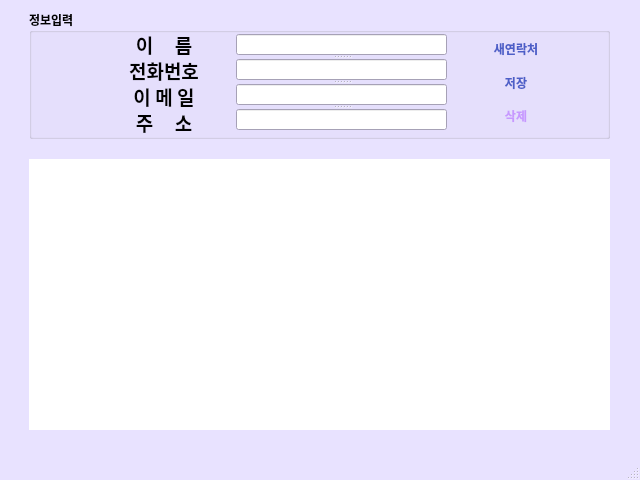
<?xml version="1.0" encoding="UTF-8"?>
<ui version="4.0">
 <class>MainWindow</class>
 <widget class="QMainWindow" name="MainWindow">
  <property name="geometry">
   <rect>
    <x>0</x>
    <y>0</y>
    <width>640</width>
    <height>480</height>
   </rect>
  </property>
  <property name="sizePolicy">
   <sizepolicy hsizetype="Fixed" vsizetype="Fixed">
    <horstretch>0</horstretch>
    <verstretch>0</verstretch>
   </sizepolicy>
  </property>
  <property name="minimumSize">
   <size>
    <width>640</width>
    <height>480</height>
   </size>
  </property>
  <property name="maximumSize">
   <size>
    <width>640</width>
    <height>480</height>
   </size>
  </property>
  <property name="palette">
   <palette>
    <active>
     <colorrole role="WindowText">
      <brush brushstyle="SolidPattern">
       <color alpha="255">
        <red>0</red>
        <green>0</green>
        <blue>0</blue>
       </color>
      </brush>
     </colorrole>
     <colorrole role="Button">
      <brush brushstyle="SolidPattern">
       <color alpha="255">
        <red>102</red>
        <green>99</green>
        <blue>112</blue>
       </color>
      </brush>
     </colorrole>
     <colorrole role="Light">
      <brush brushstyle="SolidPattern">
       <color alpha="255">
        <red>255</red>
        <green>255</green>
        <blue>255</blue>
       </color>
      </brush>
     </colorrole>
     <colorrole role="Midlight">
      <brush brushstyle="SolidPattern">
       <color alpha="255">
        <red>243</red>
        <green>240</green>
        <blue>255</blue>
       </color>
      </brush>
     </colorrole>
     <colorrole role="Dark">
      <brush brushstyle="SolidPattern">
       <color alpha="255">
        <red>116</red>
        <green>113</green>
        <blue>127</blue>
       </color>
      </brush>
     </colorrole>
     <colorrole role="Mid">
      <brush brushstyle="SolidPattern">
       <color alpha="255">
        <red>155</red>
        <green>151</green>
        <blue>170</blue>
       </color>
      </brush>
     </colorrole>
     <colorrole role="Text">
      <brush brushstyle="SolidPattern">
       <color alpha="255">
        <red>0</red>
        <green>0</green>
        <blue>0</blue>
       </color>
      </brush>
     </colorrole>
     <colorrole role="BrightText">
      <brush brushstyle="SolidPattern">
       <color alpha="255">
        <red>255</red>
        <green>255</green>
        <blue>255</blue>
       </color>
      </brush>
     </colorrole>
     <colorrole role="ButtonText">
      <brush brushstyle="SolidPattern">
       <color alpha="255">
        <red>255</red>
        <green>255</green>
        <blue>255</blue>
       </color>
      </brush>
     </colorrole>
     <colorrole role="Base">
      <brush brushstyle="SolidPattern">
       <color alpha="255">
        <red>255</red>
        <green>255</green>
        <blue>255</blue>
       </color>
      </brush>
     </colorrole>
     <colorrole role="Window">
      <brush brushstyle="SolidPattern">
       <color alpha="255">
        <red>232</red>
        <green>226</green>
        <blue>255</blue>
       </color>
      </brush>
     </colorrole>
     <colorrole role="Shadow">
      <brush brushstyle="SolidPattern">
       <color alpha="255">
        <red>0</red>
        <green>0</green>
        <blue>0</blue>
       </color>
      </brush>
     </colorrole>
     <colorrole role="AlternateBase">
      <brush brushstyle="SolidPattern">
       <color alpha="255">
        <red>243</red>
        <green>240</green>
        <blue>255</blue>
       </color>
      </brush>
     </colorrole>
     <colorrole role="ToolTipBase">
      <brush brushstyle="SolidPattern">
       <color alpha="255">
        <red>255</red>
        <green>255</green>
        <blue>220</blue>
       </color>
      </brush>
     </colorrole>
     <colorrole role="ToolTipText">
      <brush brushstyle="SolidPattern">
       <color alpha="255">
        <red>0</red>
        <green>0</green>
        <blue>0</blue>
       </color>
      </brush>
     </colorrole>
     <colorrole role="PlaceholderText">
      <brush brushstyle="SolidPattern">
       <color alpha="128">
        <red>0</red>
        <green>0</green>
        <blue>0</blue>
       </color>
      </brush>
     </colorrole>
    </active>
    <inactive>
     <colorrole role="WindowText">
      <brush brushstyle="SolidPattern">
       <color alpha="255">
        <red>0</red>
        <green>0</green>
        <blue>0</blue>
       </color>
      </brush>
     </colorrole>
     <colorrole role="Button">
      <brush brushstyle="SolidPattern">
       <color alpha="255">
        <red>102</red>
        <green>99</green>
        <blue>112</blue>
       </color>
      </brush>
     </colorrole>
     <colorrole role="Light">
      <brush brushstyle="SolidPattern">
       <color alpha="255">
        <red>255</red>
        <green>255</green>
        <blue>255</blue>
       </color>
      </brush>
     </colorrole>
     <colorrole role="Midlight">
      <brush brushstyle="SolidPattern">
       <color alpha="255">
        <red>243</red>
        <green>240</green>
        <blue>255</blue>
       </color>
      </brush>
     </colorrole>
     <colorrole role="Dark">
      <brush brushstyle="SolidPattern">
       <color alpha="255">
        <red>116</red>
        <green>113</green>
        <blue>127</blue>
       </color>
      </brush>
     </colorrole>
     <colorrole role="Mid">
      <brush brushstyle="SolidPattern">
       <color alpha="255">
        <red>155</red>
        <green>151</green>
        <blue>170</blue>
       </color>
      </brush>
     </colorrole>
     <colorrole role="Text">
      <brush brushstyle="SolidPattern">
       <color alpha="255">
        <red>0</red>
        <green>0</green>
        <blue>0</blue>
       </color>
      </brush>
     </colorrole>
     <colorrole role="BrightText">
      <brush brushstyle="SolidPattern">
       <color alpha="255">
        <red>255</red>
        <green>255</green>
        <blue>255</blue>
       </color>
      </brush>
     </colorrole>
     <colorrole role="ButtonText">
      <brush brushstyle="SolidPattern">
       <color alpha="255">
        <red>255</red>
        <green>255</green>
        <blue>255</blue>
       </color>
      </brush>
     </colorrole>
     <colorrole role="Base">
      <brush brushstyle="SolidPattern">
       <color alpha="255">
        <red>255</red>
        <green>255</green>
        <blue>255</blue>
       </color>
      </brush>
     </colorrole>
     <colorrole role="Window">
      <brush brushstyle="SolidPattern">
       <color alpha="255">
        <red>232</red>
        <green>226</green>
        <blue>255</blue>
       </color>
      </brush>
     </colorrole>
     <colorrole role="Shadow">
      <brush brushstyle="SolidPattern">
       <color alpha="255">
        <red>0</red>
        <green>0</green>
        <blue>0</blue>
       </color>
      </brush>
     </colorrole>
     <colorrole role="AlternateBase">
      <brush brushstyle="SolidPattern">
       <color alpha="255">
        <red>243</red>
        <green>240</green>
        <blue>255</blue>
       </color>
      </brush>
     </colorrole>
     <colorrole role="ToolTipBase">
      <brush brushstyle="SolidPattern">
       <color alpha="255">
        <red>255</red>
        <green>255</green>
        <blue>220</blue>
       </color>
      </brush>
     </colorrole>
     <colorrole role="ToolTipText">
      <brush brushstyle="SolidPattern">
       <color alpha="255">
        <red>0</red>
        <green>0</green>
        <blue>0</blue>
       </color>
      </brush>
     </colorrole>
     <colorrole role="PlaceholderText">
      <brush brushstyle="SolidPattern">
       <color alpha="128">
        <red>0</red>
        <green>0</green>
        <blue>0</blue>
       </color>
      </brush>
     </colorrole>
    </inactive>
    <disabled>
     <colorrole role="WindowText">
      <brush brushstyle="SolidPattern">
       <color alpha="255">
        <red>116</red>
        <green>113</green>
        <blue>127</blue>
       </color>
      </brush>
     </colorrole>
     <colorrole role="Button">
      <brush brushstyle="SolidPattern">
       <color alpha="255">
        <red>102</red>
        <green>99</green>
        <blue>112</blue>
       </color>
      </brush>
     </colorrole>
     <colorrole role="Light">
      <brush brushstyle="SolidPattern">
       <color alpha="255">
        <red>255</red>
        <green>255</green>
        <blue>255</blue>
       </color>
      </brush>
     </colorrole>
     <colorrole role="Midlight">
      <brush brushstyle="SolidPattern">
       <color alpha="255">
        <red>243</red>
        <green>240</green>
        <blue>255</blue>
       </color>
      </brush>
     </colorrole>
     <colorrole role="Dark">
      <brush brushstyle="SolidPattern">
       <color alpha="255">
        <red>116</red>
        <green>113</green>
        <blue>127</blue>
       </color>
      </brush>
     </colorrole>
     <colorrole role="Mid">
      <brush brushstyle="SolidPattern">
       <color alpha="255">
        <red>155</red>
        <green>151</green>
        <blue>170</blue>
       </color>
      </brush>
     </colorrole>
     <colorrole role="Text">
      <brush brushstyle="SolidPattern">
       <color alpha="255">
        <red>116</red>
        <green>113</green>
        <blue>127</blue>
       </color>
      </brush>
     </colorrole>
     <colorrole role="BrightText">
      <brush brushstyle="SolidPattern">
       <color alpha="255">
        <red>255</red>
        <green>255</green>
        <blue>255</blue>
       </color>
      </brush>
     </colorrole>
     <colorrole role="ButtonText">
      <brush brushstyle="SolidPattern">
       <color alpha="255">
        <red>116</red>
        <green>113</green>
        <blue>127</blue>
       </color>
      </brush>
     </colorrole>
     <colorrole role="Base">
      <brush brushstyle="SolidPattern">
       <color alpha="255">
        <red>232</red>
        <green>226</green>
        <blue>255</blue>
       </color>
      </brush>
     </colorrole>
     <colorrole role="Window">
      <brush brushstyle="SolidPattern">
       <color alpha="255">
        <red>232</red>
        <green>226</green>
        <blue>255</blue>
       </color>
      </brush>
     </colorrole>
     <colorrole role="Shadow">
      <brush brushstyle="SolidPattern">
       <color alpha="255">
        <red>0</red>
        <green>0</green>
        <blue>0</blue>
       </color>
      </brush>
     </colorrole>
     <colorrole role="AlternateBase">
      <brush brushstyle="SolidPattern">
       <color alpha="255">
        <red>232</red>
        <green>226</green>
        <blue>255</blue>
       </color>
      </brush>
     </colorrole>
     <colorrole role="ToolTipBase">
      <brush brushstyle="SolidPattern">
       <color alpha="255">
        <red>255</red>
        <green>255</green>
        <blue>220</blue>
       </color>
      </brush>
     </colorrole>
     <colorrole role="ToolTipText">
      <brush brushstyle="SolidPattern">
       <color alpha="255">
        <red>0</red>
        <green>0</green>
        <blue>0</blue>
       </color>
      </brush>
     </colorrole>
     <colorrole role="PlaceholderText">
      <brush brushstyle="SolidPattern">
       <color alpha="128">
        <red>0</red>
        <green>0</green>
        <blue>0</blue>
       </color>
      </brush>
     </colorrole>
    </disabled>
   </palette>
  </property>
  <property name="font">
   <font>
    <family>한컴 말랑말랑 Bold</family>
    <weight>75</weight>
    <bold>true</bold>
   </font>
  </property>
  <property name="windowTitle">
   <string>MainWindow</string>
  </property>
  <widget class="QWidget" name="centralwidget">
   <property name="sizePolicy">
    <sizepolicy hsizetype="Fixed" vsizetype="Fixed">
     <horstretch>0</horstretch>
     <verstretch>0</verstretch>
    </sizepolicy>
   </property>
   <property name="maximumSize">
    <size>
     <width>640</width>
     <height>439</height>
    </size>
   </property>
   <widget class="QWidget" name="verticalLayoutWidget">
    <property name="geometry">
     <rect>
      <x>9</x>
      <y>9</y>
      <width>621</width>
      <height>131</height>
     </rect>
    </property>
    <layout class="QVBoxLayout" name="verticalLayout">
     <property name="leftMargin">
      <number>20</number>
     </property>
     <property name="rightMargin">
      <number>20</number>
     </property>
     <item>
      <widget class="QGroupBox" name="groupBox">
       <property name="sizePolicy">
        <sizepolicy hsizetype="Fixed" vsizetype="Fixed">
         <horstretch>0</horstretch>
         <verstretch>0</verstretch>
        </sizepolicy>
       </property>
       <property name="maximumSize">
        <size>
         <width>581</width>
         <height>129</height>
        </size>
       </property>
       <property name="title">
        <string>정보입력</string>
       </property>
       <widget class="QLabel" name="label">
        <property name="geometry">
         <rect>
          <x>95</x>
          <y>24</y>
          <width>80</width>
          <height>21</height>
         </rect>
        </property>
        <property name="font">
         <font>
          <family>한컴 말랑말랑 Bold</family>
          <pointsize>14</pointsize>
          <weight>75</weight>
          <bold>true</bold>
         </font>
        </property>
        <property name="text">
         <string>이     름</string>
        </property>
        <property name="alignment">
         <set>Qt::AlignCenter</set>
        </property>
       </widget>
       <widget class="QPushButton" name="btnNew">
        <property name="geometry">
         <rect>
          <x>447</x>
          <y>24</y>
          <width>80</width>
          <height>30</height>
         </rect>
        </property>
        <property name="maximumSize">
         <size>
          <width>80</width>
          <height>30</height>
         </size>
        </property>
        <property name="palette">
         <palette>
          <active>
           <colorrole role="Button">
            <brush brushstyle="SolidPattern">
             <color alpha="255">
              <red>121</red>
              <green>140</green>
              <blue>170</blue>
             </color>
            </brush>
           </colorrole>
           <colorrole role="Midlight">
            <brush brushstyle="SolidPattern">
             <color alpha="255">
              <red>214</red>
              <green>214</green>
              <blue>214</blue>
             </color>
            </brush>
           </colorrole>
           <colorrole role="ButtonText">
            <brush brushstyle="SolidPattern">
             <color alpha="255">
              <red>77</red>
              <green>95</green>
              <blue>200</blue>
             </color>
            </brush>
           </colorrole>
           <colorrole role="AlternateBase">
            <brush brushstyle="SolidPattern">
             <color alpha="255">
              <red>235</red>
              <green>235</green>
              <blue>235</blue>
             </color>
            </brush>
           </colorrole>
          </active>
          <inactive>
           <colorrole role="Button">
            <brush brushstyle="SolidPattern">
             <color alpha="255">
              <red>121</red>
              <green>140</green>
              <blue>170</blue>
             </color>
            </brush>
           </colorrole>
           <colorrole role="Midlight">
            <brush brushstyle="SolidPattern">
             <color alpha="255">
              <red>214</red>
              <green>214</green>
              <blue>214</blue>
             </color>
            </brush>
           </colorrole>
           <colorrole role="ButtonText">
            <brush brushstyle="SolidPattern">
             <color alpha="255">
              <red>77</red>
              <green>95</green>
              <blue>200</blue>
             </color>
            </brush>
           </colorrole>
           <colorrole role="AlternateBase">
            <brush brushstyle="SolidPattern">
             <color alpha="255">
              <red>235</red>
              <green>235</green>
              <blue>235</blue>
             </color>
            </brush>
           </colorrole>
          </inactive>
          <disabled>
           <colorrole role="Button">
            <brush brushstyle="SolidPattern">
             <color alpha="255">
              <red>121</red>
              <green>140</green>
              <blue>170</blue>
             </color>
            </brush>
           </colorrole>
           <colorrole role="Midlight">
            <brush brushstyle="SolidPattern">
             <color alpha="255">
              <red>214</red>
              <green>214</green>
              <blue>214</blue>
             </color>
            </brush>
           </colorrole>
           <colorrole role="ButtonText">
            <brush brushstyle="SolidPattern">
             <color alpha="255">
              <red>116</red>
              <green>113</green>
              <blue>127</blue>
             </color>
            </brush>
           </colorrole>
           <colorrole role="AlternateBase">
            <brush brushstyle="SolidPattern">
             <color alpha="255">
              <red>235</red>
              <green>235</green>
              <blue>235</blue>
             </color>
            </brush>
           </colorrole>
          </disabled>
         </palette>
        </property>
        <property name="cursor">
         <cursorShape>CrossCursor</cursorShape>
        </property>
        <property name="text">
         <string>새연락처</string>
        </property>
        <property name="autoDefault">
         <bool>false</bool>
        </property>
        <property name="default">
         <bool>false</bool>
        </property>
        <property name="flat">
         <bool>true</bool>
        </property>
       </widget>
       <widget class="QPushButton" name="btnSave">
        <property name="geometry">
         <rect>
          <x>447</x>
          <y>58</y>
          <width>80</width>
          <height>30</height>
         </rect>
        </property>
        <property name="maximumSize">
         <size>
          <width>80</width>
          <height>30</height>
         </size>
        </property>
        <property name="palette">
         <palette>
          <active>
           <colorrole role="ButtonText">
            <brush brushstyle="SolidPattern">
             <color alpha="255">
              <red>77</red>
              <green>95</green>
              <blue>200</blue>
             </color>
            </brush>
           </colorrole>
          </active>
          <inactive>
           <colorrole role="ButtonText">
            <brush brushstyle="SolidPattern">
             <color alpha="255">
              <red>77</red>
              <green>95</green>
              <blue>200</blue>
             </color>
            </brush>
           </colorrole>
          </inactive>
          <disabled>
           <colorrole role="ButtonText">
            <brush brushstyle="SolidPattern">
             <color alpha="255">
              <red>116</red>
              <green>113</green>
              <blue>127</blue>
             </color>
            </brush>
           </colorrole>
          </disabled>
         </palette>
        </property>
        <property name="cursor">
         <cursorShape>CrossCursor</cursorShape>
        </property>
        <property name="text">
         <string>저장</string>
        </property>
        <property name="flat">
         <bool>true</bool>
        </property>
       </widget>
       <widget class="QPushButton" name="btnDel">
        <property name="geometry">
         <rect>
          <x>447</x>
          <y>91</y>
          <width>80</width>
          <height>30</height>
         </rect>
        </property>
        <property name="maximumSize">
         <size>
          <width>80</width>
          <height>30</height>
         </size>
        </property>
        <property name="palette">
         <palette>
          <active>
           <colorrole role="ButtonText">
            <brush brushstyle="SolidPattern">
             <color alpha="255">
              <red>199</red>
              <green>152</green>
              <blue>255</blue>
             </color>
            </brush>
           </colorrole>
          </active>
          <inactive>
           <colorrole role="ButtonText">
            <brush brushstyle="SolidPattern">
             <color alpha="255">
              <red>199</red>
              <green>152</green>
              <blue>255</blue>
             </color>
            </brush>
           </colorrole>
          </inactive>
          <disabled>
           <colorrole role="ButtonText">
            <brush brushstyle="SolidPattern">
             <color alpha="255">
              <red>116</red>
              <green>113</green>
              <blue>127</blue>
             </color>
            </brush>
           </colorrole>
          </disabled>
         </palette>
        </property>
        <property name="cursor">
         <cursorShape>CrossCursor</cursorShape>
        </property>
        <property name="text">
         <string>삭제</string>
        </property>
        <property name="flat">
         <bool>true</bool>
        </property>
       </widget>
       <widget class="QLabel" name="label_3">
        <property name="geometry">
         <rect>
          <x>95</x>
          <y>50</y>
          <width>80</width>
          <height>21</height>
         </rect>
        </property>
        <property name="font">
         <font>
          <family>한컴 말랑말랑 Bold</family>
          <pointsize>14</pointsize>
          <weight>75</weight>
          <bold>true</bold>
         </font>
        </property>
        <property name="text">
         <string>전화번호</string>
        </property>
        <property name="alignment">
         <set>Qt::AlignCenter</set>
        </property>
       </widget>
       <widget class="QLabel" name="label_4">
        <property name="geometry">
         <rect>
          <x>95</x>
          <y>76</y>
          <width>80</width>
          <height>21</height>
         </rect>
        </property>
        <property name="font">
         <font>
          <family>한컴 말랑말랑 Bold</family>
          <pointsize>14</pointsize>
          <weight>75</weight>
          <bold>true</bold>
         </font>
        </property>
        <property name="text">
         <string>이 메 일</string>
        </property>
        <property name="alignment">
         <set>Qt::AlignCenter</set>
        </property>
       </widget>
       <widget class="QLabel" name="label_5">
        <property name="geometry">
         <rect>
          <x>95</x>
          <y>102</y>
          <width>80</width>
          <height>21</height>
         </rect>
        </property>
        <property name="font">
         <font>
          <family>한컴 말랑말랑 Bold</family>
          <pointsize>14</pointsize>
          <weight>75</weight>
          <bold>true</bold>
         </font>
        </property>
        <property name="text">
         <string>주     소</string>
        </property>
        <property name="alignment">
         <set>Qt::AlignCenter</set>
        </property>
       </widget>
       <widget class="QSplitter" name="splitter">
        <property name="geometry">
         <rect>
          <x>207</x>
          <y>24</y>
          <width>211</width>
          <height>99</height>
         </rect>
        </property>
        <property name="font">
         <font>
          <family>한컴 말랑말랑 Regular</family>
          <pointsize>10</pointsize>
          <weight>50</weight>
          <bold>false</bold>
         </font>
        </property>
        <property name="orientation">
         <enum>Qt::Vertical</enum>
        </property>
        <widget class="QLineEdit" name="txtName">
         <property name="maximumSize">
          <size>
           <width>221</width>
           <height>21</height>
          </size>
         </property>
         <property name="palette">
          <palette>
           <active>
            <colorrole role="Button">
             <brush brushstyle="SolidPattern">
              <color alpha="255">
               <red>85</red>
               <green>85</green>
               <blue>127</blue>
              </color>
             </brush>
            </colorrole>
            <colorrole role="ButtonText">
             <brush brushstyle="SolidPattern">
              <color alpha="255">
               <red>255</red>
               <green>255</green>
               <blue>255</blue>
              </color>
             </brush>
            </colorrole>
           </active>
           <inactive>
            <colorrole role="Button">
             <brush brushstyle="SolidPattern">
              <color alpha="255">
               <red>85</red>
               <green>85</green>
               <blue>127</blue>
              </color>
             </brush>
            </colorrole>
            <colorrole role="ButtonText">
             <brush brushstyle="SolidPattern">
              <color alpha="255">
               <red>255</red>
               <green>255</green>
               <blue>255</blue>
              </color>
             </brush>
            </colorrole>
           </inactive>
           <disabled>
            <colorrole role="Button">
             <brush brushstyle="SolidPattern">
              <color alpha="255">
               <red>85</red>
               <green>85</green>
               <blue>127</blue>
              </color>
             </brush>
            </colorrole>
            <colorrole role="ButtonText">
             <brush brushstyle="SolidPattern">
              <color alpha="255">
               <red>116</red>
               <green>113</green>
               <blue>127</blue>
              </color>
             </brush>
            </colorrole>
           </disabled>
          </palette>
         </property>
         <property name="font">
          <font>
           <family>한컴 말랑말랑 Regular</family>
           <pointsize>10</pointsize>
           <weight>50</weight>
           <bold>false</bold>
          </font>
         </property>
         <property name="inputMethodHints">
          <set>Qt::ImhLatinOnly</set>
         </property>
        </widget>
        <widget class="QLineEdit" name="txtPhone">
         <property name="maximumSize">
          <size>
           <width>221</width>
           <height>21</height>
          </size>
         </property>
         <property name="font">
          <font>
           <family>한컴 말랑말랑 Regular</family>
           <pointsize>10</pointsize>
           <weight>50</weight>
           <bold>false</bold>
          </font>
         </property>
         <property name="inputMethodHints">
          <set>Qt::ImhFormattedNumbersOnly</set>
         </property>
        </widget>
        <widget class="QLineEdit" name="txtEmail">
         <property name="maximumSize">
          <size>
           <width>221</width>
           <height>21</height>
          </size>
         </property>
        </widget>
        <widget class="QLineEdit" name="txtAddr">
         <property name="maximumSize">
          <size>
           <width>221</width>
           <height>21</height>
          </size>
         </property>
        </widget>
       </widget>
      </widget>
     </item>
    </layout>
   </widget>
   <widget class="QWidget" name="verticalLayoutWidget_2">
    <property name="geometry">
     <rect>
      <x>9</x>
      <y>149</y>
      <width>621</width>
      <height>291</height>
     </rect>
    </property>
    <layout class="QVBoxLayout" name="verticalLayout_2">
     <property name="leftMargin">
      <number>20</number>
     </property>
     <property name="topMargin">
      <number>10</number>
     </property>
     <property name="rightMargin">
      <number>20</number>
     </property>
     <property name="bottomMargin">
      <number>10</number>
     </property>
     <item>
      <widget class="QTableWidget" name="tblAddress">
       <property name="sizePolicy">
        <sizepolicy hsizetype="Fixed" vsizetype="Fixed">
         <horstretch>0</horstretch>
         <verstretch>0</verstretch>
        </sizepolicy>
       </property>
       <property name="minimumSize">
        <size>
         <width>581</width>
         <height>271</height>
        </size>
       </property>
       <property name="maximumSize">
        <size>
         <width>581</width>
         <height>271</height>
        </size>
       </property>
       <property name="palette">
        <palette>
         <active>
          <colorrole role="Light">
           <brush brushstyle="SolidPattern">
            <color alpha="255">
             <red>252</red>
             <green>247</green>
             <blue>255</blue>
            </color>
           </brush>
          </colorrole>
          <colorrole role="Midlight">
           <brush brushstyle="SolidPattern">
            <color alpha="255">
             <red>231</red>
             <green>225</green>
             <blue>236</blue>
            </color>
           </brush>
          </colorrole>
          <colorrole role="Text">
           <brush brushstyle="SolidPattern">
            <color alpha="255">
             <red>9</red>
             <green>14</green>
             <blue>33</blue>
            </color>
           </brush>
          </colorrole>
          <colorrole role="BrightText">
           <brush brushstyle="SolidPattern">
            <color alpha="255">
             <red>233</red>
             <green>249</green>
             <blue>255</blue>
            </color>
           </brush>
          </colorrole>
          <colorrole role="ButtonText">
           <brush brushstyle="SolidPattern">
            <color alpha="255">
             <red>188</red>
             <green>183</green>
             <blue>241</blue>
            </color>
           </brush>
          </colorrole>
          <colorrole role="Base">
           <brush brushstyle="SolidPattern">
            <color alpha="255">
             <red>255</red>
             <green>255</green>
             <blue>255</blue>
            </color>
           </brush>
          </colorrole>
          <colorrole role="Highlight">
           <brush brushstyle="SolidPattern">
            <color alpha="255">
             <red>215</red>
             <green>222</green>
             <blue>243</blue>
            </color>
           </brush>
          </colorrole>
          <colorrole role="Link">
           <brush brushstyle="SolidPattern">
            <color alpha="255">
             <red>161</red>
             <green>194</green>
             <blue>255</blue>
            </color>
           </brush>
          </colorrole>
         </active>
         <inactive>
          <colorrole role="Light">
           <brush brushstyle="SolidPattern">
            <color alpha="255">
             <red>252</red>
             <green>247</green>
             <blue>255</blue>
            </color>
           </brush>
          </colorrole>
          <colorrole role="Midlight">
           <brush brushstyle="SolidPattern">
            <color alpha="255">
             <red>231</red>
             <green>225</green>
             <blue>236</blue>
            </color>
           </brush>
          </colorrole>
          <colorrole role="Text">
           <brush brushstyle="SolidPattern">
            <color alpha="255">
             <red>9</red>
             <green>14</green>
             <blue>33</blue>
            </color>
           </brush>
          </colorrole>
          <colorrole role="BrightText">
           <brush brushstyle="SolidPattern">
            <color alpha="255">
             <red>233</red>
             <green>249</green>
             <blue>255</blue>
            </color>
           </brush>
          </colorrole>
          <colorrole role="ButtonText">
           <brush brushstyle="SolidPattern">
            <color alpha="255">
             <red>188</red>
             <green>183</green>
             <blue>241</blue>
            </color>
           </brush>
          </colorrole>
          <colorrole role="Base">
           <brush brushstyle="SolidPattern">
            <color alpha="255">
             <red>255</red>
             <green>255</green>
             <blue>255</blue>
            </color>
           </brush>
          </colorrole>
          <colorrole role="Highlight">
           <brush brushstyle="SolidPattern">
            <color alpha="255">
             <red>215</red>
             <green>222</green>
             <blue>243</blue>
            </color>
           </brush>
          </colorrole>
          <colorrole role="Link">
           <brush brushstyle="SolidPattern">
            <color alpha="255">
             <red>161</red>
             <green>194</green>
             <blue>255</blue>
            </color>
           </brush>
          </colorrole>
         </inactive>
         <disabled>
          <colorrole role="Light">
           <brush brushstyle="SolidPattern">
            <color alpha="255">
             <red>252</red>
             <green>247</green>
             <blue>255</blue>
            </color>
           </brush>
          </colorrole>
          <colorrole role="Midlight">
           <brush brushstyle="SolidPattern">
            <color alpha="255">
             <red>231</red>
             <green>225</green>
             <blue>236</blue>
            </color>
           </brush>
          </colorrole>
          <colorrole role="Text">
           <brush brushstyle="SolidPattern">
            <color alpha="255">
             <red>116</red>
             <green>113</green>
             <blue>127</blue>
            </color>
           </brush>
          </colorrole>
          <colorrole role="BrightText">
           <brush brushstyle="SolidPattern">
            <color alpha="255">
             <red>233</red>
             <green>249</green>
             <blue>255</blue>
            </color>
           </brush>
          </colorrole>
          <colorrole role="ButtonText">
           <brush brushstyle="SolidPattern">
            <color alpha="255">
             <red>116</red>
             <green>113</green>
             <blue>127</blue>
            </color>
           </brush>
          </colorrole>
          <colorrole role="Base">
           <brush brushstyle="SolidPattern">
            <color alpha="255">
             <red>232</red>
             <green>226</green>
             <blue>255</blue>
            </color>
           </brush>
          </colorrole>
          <colorrole role="Highlight">
           <brush brushstyle="SolidPattern">
            <color alpha="255">
             <red>0</red>
             <green>120</green>
             <blue>215</blue>
            </color>
           </brush>
          </colorrole>
          <colorrole role="Link">
           <brush brushstyle="SolidPattern">
            <color alpha="255">
             <red>161</red>
             <green>194</green>
             <blue>255</blue>
            </color>
           </brush>
          </colorrole>
         </disabled>
        </palette>
       </property>
       <property name="font">
        <font>
         <family>한컴 말랑말랑 Regular</family>
        </font>
       </property>
       <property name="frameShape">
        <enum>QFrame::NoFrame</enum>
       </property>
       <property name="frameShadow">
        <enum>QFrame::Sunken</enum>
       </property>
      </widget>
     </item>
    </layout>
   </widget>
  </widget>
  <widget class="QMenuBar" name="menubar">
   <property name="geometry">
    <rect>
     <x>0</x>
     <y>0</y>
     <width>640</width>
     <height>21</height>
    </rect>
   </property>
  </widget>
  <widget class="QStatusBar" name="stbCurrent"/>
 </widget>
 <resources/>
 <connections/>
</ui>
